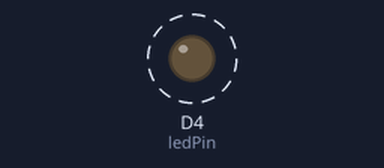
A sketch run on a simulated ESP8266 (NodeMCU). Parts: output pins drawn as LEDs (lit = HIGH). Dashed ring = blinking. What the sketch prints to the serial monitor is not drawn.

Above: at 0.5 s.
Timing chart, 0 to 4.6 s (numbered marks = the images above):
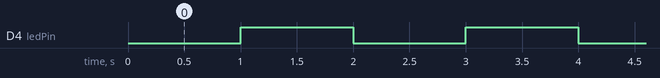

Measured:
- by itself, D4 (ledPin): alternates HIGH for 1.0 s and LOW for 1.0 s

The sketch:

1.Pengujian_LED.ino
```cpp
int ledPin = D4;
void setup() {
  Serial.begin(9600);
  Serial.println("Pengujian LED D4 Kasgar IoTShield Dimulai...");
  pinMode(ledPin, OUTPUT);
}
void loop() {
  digitalWrite(ledPin, LOW);
  Serial.println("LED Menyala");
  delay(1000);
  digitalWrite(ledPin, HIGH);
  Serial.println("LED Padam");
  delay(1000);
}
```
